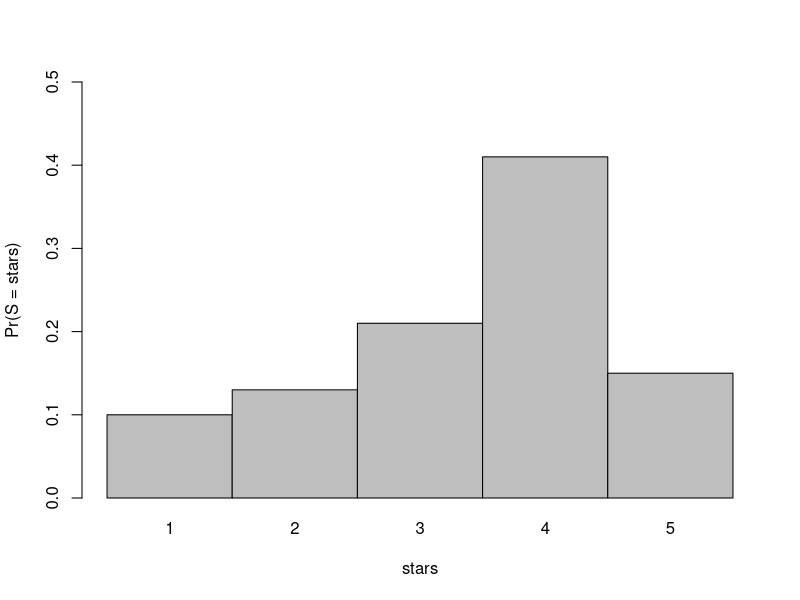

Here is the R script that generated this plot:
# 15.1
4/52 # Pr(ace)
1/52 # Pr(4 of spades)

13/52 # Pr(club | red)

13/52 # Pr(club)
13/51 # Pr(club | red)

(4 * 3)/52      # Pr(face)
(2 * 13)/52     # Pr(black)
((4 * 3)/2)/ 52 # Pr(face | black)
(((4 * 3)/2)/ 52) *
  ((2 * 13)/52) # Pr(face and black)

# 15.2
  # realized, discrete
  # random, discrete
  # random, discrete
  # random, continuous
  # realized, discrete
  # random, continuous

S.stars <- 1:5
1 - .1 - .13 - .21 - .15
S.probility <- c(.1, .13, .21, .41, .15)

S.cumulative <- cumsum(S.probility)

mu.S <- sum(S.probility * S.stars)

var.S <- sum(S.probility * (mu.S - S.stars)^2)
sd.S <- sqrt(var.S)

sum(S.probility[3:5])

# unimodal, symmetric, skew left
barplot(S.probility, names.arg=S.stars,
        space=0, ylim=c(0,0.5),
        xlab="stars", ylab="Pr(S = stars)")

fw <- function(w) {
  w.upper <- w >  65 & w <= 90
  w.lower <- w >= 40 & w <= 65
  
  result <- rep(0, length(w))
  result[w.upper] <- (90 - w[w.upper]) / 625
  result[w.lower] <- (w[w.lower] - 40) / 625	
  return(result)
}

Fw <- function(w) {
  w.upper <- w >  65 & w <= 90
  w.lower <- w >= 40 & w <= 65
  
  result <- rep(0, length(w))
  result[w.upper] <- (180 * w[w.upper] - w[w.upper]^2 - 6850) / 1250
  result[w.lower] <- (w[w.lower]^2 - 80 * w[w.lower] + 1600) / 1250
  result[w > 90] <- 1
  
  return(result)
}

fw(55.2)
Fw(55.2)

1 - Fw(60)
Fw(76.89) - Fw(60.3)

  # bimodal, symmetric
  # trimodal, asymmetric, skew right
  # unimodal, symmetric
  # unimodal, asymmetric, skew right